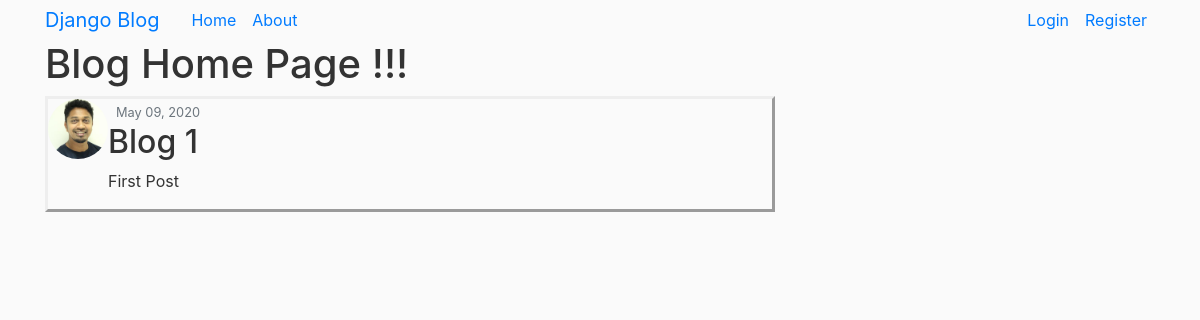
/post/1/, run on an earlier commit of the app's database.
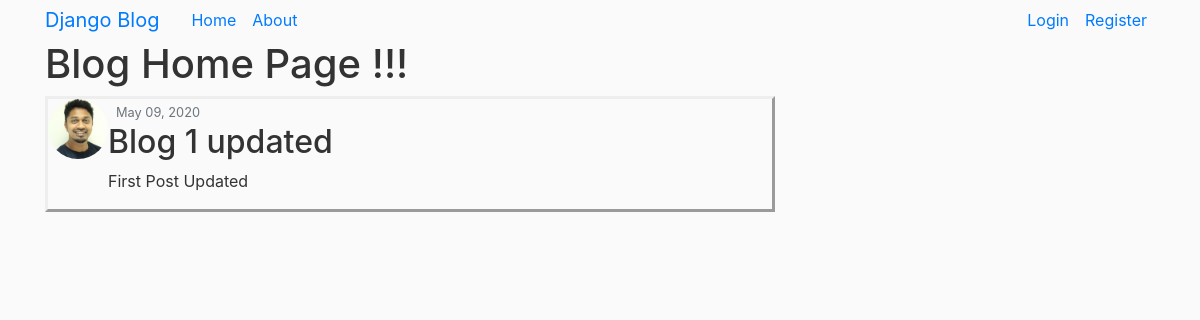
And on a later commit of the database.
### blog/models.py (models this page shows, shortened)
class Post(models.Model):
	title = models.CharField(max_length=100)
	content = models.TextField()
	date_posted = models.DateTimeField(default=timezone.now)
	author = models.ForeignKey(User,on_delete=models.CASCADE)

### users/models.py (models this page shows, shortened)
class Profile(models.Model):
	user = models.OneToOneField(User,on_delete=models.CASCADE)
	image = models.ImageField(default='default.jpeg',upload_to='profile_pics')

### blog/views.py (the view)
# urls.py: path("post/<int:pk>/",PostDetailView.as_view(),name="post-detail"),
class PostDetailView(DetailView):
	model = Post

### blog/templates/blog/post_detail.html (shortened to what this page needs)
{% extends "blog/base.html" %}
{% block content %}
	<h1>Blog Home Page !!!</h1>
		<article class="media content-section blogs-border" >
			<img class="rounded-circle article-img" src="{{ object.author.profile.image.url }}">
			<div class="media-body" >
				<div class="article-metadata" >
					<small class="text-muted" >{{ object.date_posted|date:"F d, Y" }}</small>
				</div>
				<h2 class="article-title" >{{ object.title }}</h2>
				<p class="article-content">{{ object.content }}</p>
			</div>
		</article>
{% endblock content %}

What changed in the data, as far as the page shows it:
changed Post: title "Blog 1" → "Blog 1 updated"; content "First Post" → "First Post Updated"
